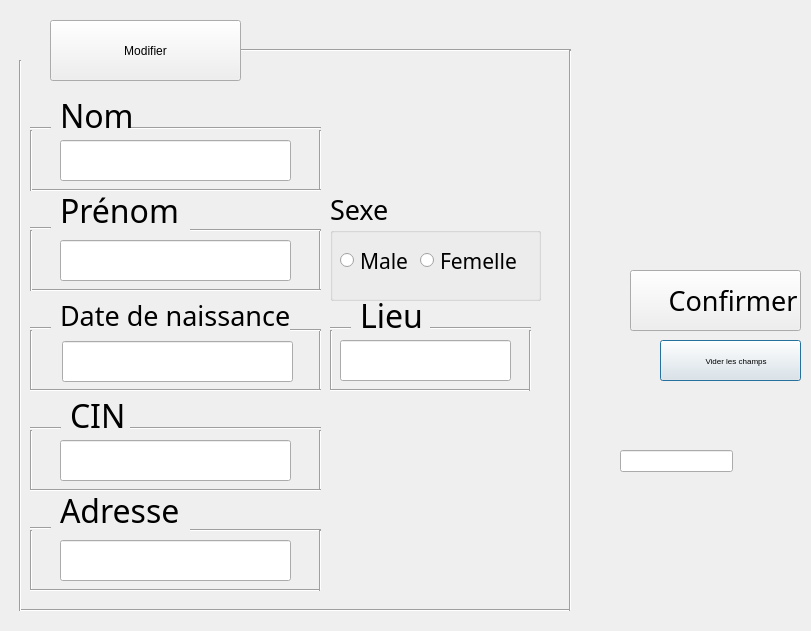
<?xml version="1.0" encoding="UTF-8"?>
<ui version="4.0">
 <class>Modifier</class>
 <widget class="QDialog" name="Modifier">
  <property name="geometry">
   <rect>
    <x>0</x>
    <y>0</y>
    <width>811</width>
    <height>631</height>
   </rect>
  </property>
  <property name="windowTitle">
   <string>Dialog</string>
  </property>
  <widget class="Line" name="line_29">
   <property name="geometry">
    <rect>
     <x>330</x>
     <y>330</y>
     <width>3</width>
     <height>61</height>
    </rect>
   </property>
   <property name="orientation">
    <enum>Qt::Vertical</enum>
   </property>
  </widget>
  <widget class="QLabel" name="label_5">
   <property name="geometry">
    <rect>
     <x>60</x>
     <y>300</y>
     <width>241</width>
     <height>31</height>
    </rect>
   </property>
   <property name="font">
    <font>
     <family>Bahnschrift</family>
     <pointsize>20</pointsize>
    </font>
   </property>
   <property name="text">
    <string>Date de naissance</string>
   </property>
  </widget>
  <widget class="Line" name="line_4">
   <property name="geometry">
    <rect>
     <x>310</x>
     <y>130</y>
     <width>20</width>
     <height>61</height>
    </rect>
   </property>
   <property name="orientation">
    <enum>Qt::Vertical</enum>
   </property>
  </widget>
  <widget class="QLineEdit" name="dateEdit">
   <property name="geometry">
    <rect>
     <x>62</x>
     <y>341</y>
     <width>231</width>
     <height>41</height>
    </rect>
   </property>
   <property name="font">
    <font>
     <pointsize>14</pointsize>
    </font>
   </property>
  </widget>
  <widget class="Line" name="line_38">
   <property name="geometry">
    <rect>
     <x>230</x>
     <y>40</y>
     <width>341</width>
     <height>20</height>
    </rect>
   </property>
   <property name="orientation">
    <enum>Qt::Horizontal</enum>
   </property>
  </widget>
  <widget class="QLabel" name="label_6">
   <property name="geometry">
    <rect>
     <x>70</x>
     <y>400</y>
     <width>111</width>
     <height>31</height>
    </rect>
   </property>
   <property name="font">
    <font>
     <family>Bahnschrift</family>
     <pointsize>24</pointsize>
    </font>
   </property>
   <property name="text">
    <string>CIN</string>
   </property>
  </widget>
  <widget class="Line" name="line_39">
   <property name="geometry">
    <rect>
     <x>20</x>
     <y>600</y>
     <width>551</width>
     <height>20</height>
    </rect>
   </property>
   <property name="orientation">
    <enum>Qt::Horizontal</enum>
   </property>
  </widget>
  <widget class="QLineEdit" name="adresseEdit">
   <property name="geometry">
    <rect>
     <x>60</x>
     <y>540</y>
     <width>231</width>
     <height>41</height>
    </rect>
   </property>
   <property name="font">
    <font>
     <pointsize>14</pointsize>
    </font>
   </property>
  </widget>
  <widget class="QLineEdit" name="SexeEdit">
   <property name="geometry">
    <rect>
     <x>620</x>
     <y>450</y>
     <width>113</width>
     <height>22</height>
    </rect>
   </property>
  </widget>
  <widget class="QLabel" name="label_8">
   <property name="geometry">
    <rect>
     <x>360</x>
     <y>300</y>
     <width>101</width>
     <height>31</height>
    </rect>
   </property>
   <property name="font">
    <font>
     <family>Bahnschrift</family>
     <pointsize>24</pointsize>
    </font>
   </property>
   <property name="text">
    <string>Lieu</string>
   </property>
  </widget>
  <widget class="Line" name="line_12">
   <property name="geometry">
    <rect>
     <x>310</x>
     <y>330</y>
     <width>20</width>
     <height>61</height>
    </rect>
   </property>
   <property name="orientation">
    <enum>Qt::Vertical</enum>
   </property>
  </widget>
  <widget class="Line" name="line_7">
   <property name="geometry">
    <rect>
     <x>310</x>
     <y>230</y>
     <width>20</width>
     <height>61</height>
    </rect>
   </property>
   <property name="orientation">
    <enum>Qt::Vertical</enum>
   </property>
  </widget>
  <widget class="Line" name="line_26">
   <property name="geometry">
    <rect>
     <x>430</x>
     <y>320</y>
     <width>101</width>
     <height>16</height>
    </rect>
   </property>
   <property name="orientation">
    <enum>Qt::Horizontal</enum>
   </property>
  </widget>
  <widget class="Line" name="line_6">
   <property name="geometry">
    <rect>
     <x>190</x>
     <y>220</y>
     <width>131</width>
     <height>20</height>
    </rect>
   </property>
   <property name="orientation">
    <enum>Qt::Horizontal</enum>
   </property>
  </widget>
  <widget class="Line" name="line_17">
   <property name="geometry">
    <rect>
     <x>310</x>
     <y>430</y>
     <width>20</width>
     <height>61</height>
    </rect>
   </property>
   <property name="orientation">
    <enum>Qt::Vertical</enum>
   </property>
  </widget>
  <widget class="Line" name="line_23">
   <property name="geometry">
    <rect>
     <x>30</x>
     <y>520</y>
     <width>21</width>
     <height>16</height>
    </rect>
   </property>
   <property name="orientation">
    <enum>Qt::Horizontal</enum>
   </property>
  </widget>
  <widget class="Line" name="line_24">
   <property name="geometry">
    <rect>
     <x>30</x>
     <y>530</y>
     <width>3</width>
     <height>61</height>
    </rect>
   </property>
   <property name="orientation">
    <enum>Qt::Vertical</enum>
   </property>
  </widget>
  <widget class="Line" name="line_30">
   <property name="geometry">
    <rect>
     <x>330</x>
     <y>380</y>
     <width>201</width>
     <height>20</height>
    </rect>
   </property>
   <property name="orientation">
    <enum>Qt::Horizontal</enum>
   </property>
  </widget>
  <widget class="Line" name="line_2">
   <property name="geometry">
    <rect>
     <x>30</x>
     <y>180</y>
     <width>291</width>
     <height>20</height>
    </rect>
   </property>
   <property name="orientation">
    <enum>Qt::Horizontal</enum>
   </property>
  </widget>
  <widget class="Line" name="line_16">
   <property name="geometry">
    <rect>
     <x>130</x>
     <y>420</y>
     <width>191</width>
     <height>16</height>
    </rect>
   </property>
   <property name="orientation">
    <enum>Qt::Horizontal</enum>
   </property>
  </widget>
  <widget class="QLabel" name="label_4">
   <property name="geometry">
    <rect>
     <x>60</x>
     <y>180</y>
     <width>131</width>
     <height>61</height>
    </rect>
   </property>
   <property name="font">
    <font>
     <family>Bahnschrift</family>
     <pointsize>24</pointsize>
    </font>
   </property>
   <property name="text">
    <string>Prénom</string>
   </property>
  </widget>
  <widget class="Line" name="line_28">
   <property name="geometry">
    <rect>
     <x>330</x>
     <y>320</y>
     <width>21</width>
     <height>16</height>
    </rect>
   </property>
   <property name="orientation">
    <enum>Qt::Horizontal</enum>
   </property>
  </widget>
  <widget class="Line" name="line_36">
   <property name="geometry">
    <rect>
     <x>10</x>
     <y>60</y>
     <width>20</width>
     <height>551</height>
    </rect>
   </property>
   <property name="orientation">
    <enum>Qt::Vertical</enum>
   </property>
  </widget>
  <widget class="Line" name="line_10">
   <property name="geometry">
    <rect>
     <x>30</x>
     <y>280</y>
     <width>291</width>
     <height>20</height>
    </rect>
   </property>
   <property name="orientation">
    <enum>Qt::Horizontal</enum>
   </property>
  </widget>
  <widget class="QGroupBox" name="groupBox">
   <property name="geometry">
    <rect>
     <x>330</x>
     <y>190</y>
     <width>211</width>
     <height>111</height>
    </rect>
   </property>
   <property name="font">
    <font>
     <family>Bahnschrift</family>
     <pointsize>20</pointsize>
    </font>
   </property>
   <property name="title">
    <string>Sexe</string>
   </property>
   <widget class="QRadioButton" name="radioMale">
    <property name="geometry">
     <rect>
      <x>10</x>
      <y>50</y>
      <width>81</width>
      <height>41</height>
     </rect>
    </property>
    <property name="font">
     <font>
      <family>Bahnschrift</family>
      <pointsize>16</pointsize>
     </font>
    </property>
    <property name="text">
     <string>Male</string>
    </property>
   </widget>
   <widget class="QRadioButton" name="radioFemelle">
    <property name="geometry">
     <rect>
      <x>90</x>
      <y>50</y>
      <width>121</width>
      <height>41</height>
     </rect>
    </property>
    <property name="font">
     <font>
      <family>Bahnschrift</family>
      <pointsize>16</pointsize>
     </font>
    </property>
    <property name="text">
     <string>Femelle</string>
    </property>
   </widget>
  </widget>
  <widget class="Line" name="line_14">
   <property name="geometry">
    <rect>
     <x>30</x>
     <y>330</y>
     <width>3</width>
     <height>61</height>
    </rect>
   </property>
   <property name="orientation">
    <enum>Qt::Vertical</enum>
   </property>
  </widget>
  <widget class="Line" name="line_3">
   <property name="geometry">
    <rect>
     <x>30</x>
     <y>130</y>
     <width>3</width>
     <height>61</height>
    </rect>
   </property>
   <property name="orientation">
    <enum>Qt::Vertical</enum>
   </property>
  </widget>
  <widget class="QLabel" name="label_2">
   <property name="geometry">
    <rect>
     <x>0</x>
     <y>0</y>
     <width>811</width>
     <height>631</height>
    </rect>
   </property>
   <property name="text">
    <string/>
   </property>
  </widget>
  <widget class="QLineEdit" name="CINEdit">
   <property name="geometry">
    <rect>
     <x>60</x>
     <y>440</y>
     <width>231</width>
     <height>41</height>
    </rect>
   </property>
   <property name="font">
    <font>
     <pointsize>14</pointsize>
    </font>
   </property>
  </widget>
  <widget class="QLabel" name="label_11">
   <property name="geometry">
    <rect>
     <x>640</x>
     <y>340</y>
     <width>41</width>
     <height>41</height>
    </rect>
   </property>
   <property name="text">
    <string/>
   </property>
  </widget>
  <widget class="Line" name="line_13">
   <property name="geometry">
    <rect>
     <x>30</x>
     <y>320</y>
     <width>21</width>
     <height>16</height>
    </rect>
   </property>
   <property name="orientation">
    <enum>Qt::Horizontal</enum>
   </property>
  </widget>
  <widget class="QLineEdit" name="LieuEdit">
   <property name="geometry">
    <rect>
     <x>340</x>
     <y>340</y>
     <width>171</width>
     <height>41</height>
    </rect>
   </property>
   <property name="font">
    <font>
     <pointsize>14</pointsize>
    </font>
   </property>
  </widget>
  <widget class="Line" name="line">
   <property name="geometry">
    <rect>
     <x>130</x>
     <y>120</y>
     <width>191</width>
     <height>16</height>
    </rect>
   </property>
   <property name="orientation">
    <enum>Qt::Horizontal</enum>
   </property>
  </widget>
  <widget class="Line" name="line_21">
   <property name="geometry">
    <rect>
     <x>190</x>
     <y>520</y>
     <width>131</width>
     <height>20</height>
    </rect>
   </property>
   <property name="orientation">
    <enum>Qt::Horizontal</enum>
   </property>
  </widget>
  <widget class="Line" name="line_37">
   <property name="geometry">
    <rect>
     <x>560</x>
     <y>50</y>
     <width>20</width>
     <height>561</height>
    </rect>
   </property>
   <property name="orientation">
    <enum>Qt::Vertical</enum>
   </property>
  </widget>
  <widget class="Line" name="line_5">
   <property name="geometry">
    <rect>
     <x>30</x>
     <y>120</y>
     <width>21</width>
     <height>16</height>
    </rect>
   </property>
   <property name="orientation">
    <enum>Qt::Horizontal</enum>
   </property>
  </widget>
  <widget class="Line" name="line_15">
   <property name="geometry">
    <rect>
     <x>30</x>
     <y>380</y>
     <width>291</width>
     <height>20</height>
    </rect>
   </property>
   <property name="orientation">
    <enum>Qt::Horizontal</enum>
   </property>
  </widget>
  <widget class="Line" name="line_25">
   <property name="geometry">
    <rect>
     <x>30</x>
     <y>580</y>
     <width>291</width>
     <height>20</height>
    </rect>
   </property>
   <property name="orientation">
    <enum>Qt::Horizontal</enum>
   </property>
  </widget>
  <widget class="Line" name="line_22">
   <property name="geometry">
    <rect>
     <x>310</x>
     <y>530</y>
     <width>20</width>
     <height>61</height>
    </rect>
   </property>
   <property name="orientation">
    <enum>Qt::Vertical</enum>
   </property>
  </widget>
  <widget class="QLabel" name="label_7">
   <property name="geometry">
    <rect>
     <x>60</x>
     <y>490</y>
     <width>151</width>
     <height>41</height>
    </rect>
   </property>
   <property name="font">
    <font>
     <family>Bahnschrift</family>
     <pointsize>24</pointsize>
    </font>
   </property>
   <property name="text">
    <string>Adresse</string>
   </property>
  </widget>
  <widget class="Line" name="line_19">
   <property name="geometry">
    <rect>
     <x>30</x>
     <y>430</y>
     <width>3</width>
     <height>61</height>
    </rect>
   </property>
   <property name="orientation">
    <enum>Qt::Vertical</enum>
   </property>
  </widget>
  <widget class="QLabel" name="label_3">
   <property name="geometry">
    <rect>
     <x>60</x>
     <y>100</y>
     <width>91</width>
     <height>31</height>
    </rect>
   </property>
   <property name="font">
    <font>
     <family>Bahnschrift</family>
     <pointsize>24</pointsize>
    </font>
   </property>
   <property name="text">
    <string>Nom</string>
   </property>
  </widget>
  <widget class="QPushButton" name="pushButton_3">
   <property name="geometry">
    <rect>
     <x>660</x>
     <y>340</y>
     <width>141</width>
     <height>41</height>
    </rect>
   </property>
   <property name="font">
    <font>
     <pointsize>6</pointsize>
    </font>
   </property>
   <property name="text">
    <string>     Vider les champs</string>
   </property>
  </widget>
  <widget class="QLabel" name="label_10">
   <property name="geometry">
    <rect>
     <x>600</x>
     <y>270</y>
     <width>61</width>
     <height>61</height>
    </rect>
   </property>
   <property name="text">
    <string/>
   </property>
  </widget>
  <widget class="QLabel" name="label">
   <property name="geometry">
    <rect>
     <x>10</x>
     <y>20</y>
     <width>61</width>
     <height>61</height>
    </rect>
   </property>
   <property name="text">
    <string/>
   </property>
  </widget>
  <widget class="Line" name="line_8">
   <property name="geometry">
    <rect>
     <x>30</x>
     <y>220</y>
     <width>21</width>
     <height>16</height>
    </rect>
   </property>
   <property name="orientation">
    <enum>Qt::Horizontal</enum>
   </property>
  </widget>
  <widget class="QPushButton" name="pushButton_2">
   <property name="geometry">
    <rect>
     <x>630</x>
     <y>270</y>
     <width>171</width>
     <height>61</height>
    </rect>
   </property>
   <property name="font">
    <font>
     <family>Bahnschrift</family>
     <pointsize>20</pointsize>
    </font>
   </property>
   <property name="text">
    <string>     Confirmer</string>
   </property>
  </widget>
  <widget class="QLineEdit" name="nomEdit">
   <property name="geometry">
    <rect>
     <x>60</x>
     <y>140</y>
     <width>231</width>
     <height>41</height>
    </rect>
   </property>
   <property name="font">
    <font>
     <pointsize>14</pointsize>
    </font>
   </property>
  </widget>
  <widget class="Line" name="line_20">
   <property name="geometry">
    <rect>
     <x>30</x>
     <y>480</y>
     <width>291</width>
     <height>20</height>
    </rect>
   </property>
   <property name="orientation">
    <enum>Qt::Horizontal</enum>
   </property>
  </widget>
  <widget class="QLineEdit" name="prenomEdit">
   <property name="geometry">
    <rect>
     <x>60</x>
     <y>240</y>
     <width>231</width>
     <height>41</height>
    </rect>
   </property>
   <property name="font">
    <font>
     <pointsize>14</pointsize>
    </font>
   </property>
  </widget>
  <widget class="Line" name="line_18">
   <property name="geometry">
    <rect>
     <x>30</x>
     <y>420</y>
     <width>31</width>
     <height>16</height>
    </rect>
   </property>
   <property name="orientation">
    <enum>Qt::Horizontal</enum>
   </property>
  </widget>
  <widget class="QPushButton" name="pushButton">
   <property name="geometry">
    <rect>
     <x>50</x>
     <y>20</y>
     <width>191</width>
     <height>61</height>
    </rect>
   </property>
   <property name="text">
    <string>Modifier</string>
   </property>
  </widget>
  <widget class="Line" name="line_11">
   <property name="geometry">
    <rect>
     <x>290</x>
     <y>320</y>
     <width>31</width>
     <height>20</height>
    </rect>
   </property>
   <property name="orientation">
    <enum>Qt::Horizontal</enum>
   </property>
  </widget>
  <widget class="Line" name="line_27">
   <property name="geometry">
    <rect>
     <x>520</x>
     <y>330</y>
     <width>20</width>
     <height>61</height>
    </rect>
   </property>
   <property name="orientation">
    <enum>Qt::Vertical</enum>
   </property>
  </widget>
  <widget class="Line" name="line_9">
   <property name="geometry">
    <rect>
     <x>30</x>
     <y>230</y>
     <width>3</width>
     <height>61</height>
    </rect>
   </property>
   <property name="orientation">
    <enum>Qt::Vertical</enum>
   </property>
  </widget>
  <zorder>SexeEdit</zorder>
  <zorder>label_2</zorder>
  <zorder>line_29</zorder>
  <zorder>label_5</zorder>
  <zorder>line_4</zorder>
  <zorder>dateEdit</zorder>
  <zorder>line_38</zorder>
  <zorder>label_6</zorder>
  <zorder>line_39</zorder>
  <zorder>adresseEdit</zorder>
  <zorder>label_8</zorder>
  <zorder>line_12</zorder>
  <zorder>line_7</zorder>
  <zorder>line_26</zorder>
  <zorder>line_6</zorder>
  <zorder>line_17</zorder>
  <zorder>line_23</zorder>
  <zorder>line_24</zorder>
  <zorder>line_30</zorder>
  <zorder>line_2</zorder>
  <zorder>line_16</zorder>
  <zorder>label_4</zorder>
  <zorder>line_28</zorder>
  <zorder>line_36</zorder>
  <zorder>line_10</zorder>
  <zorder>groupBox</zorder>
  <zorder>line_14</zorder>
  <zorder>line_3</zorder>
  <zorder>CINEdit</zorder>
  <zorder>line_13</zorder>
  <zorder>LieuEdit</zorder>
  <zorder>line</zorder>
  <zorder>line_21</zorder>
  <zorder>line_37</zorder>
  <zorder>line_5</zorder>
  <zorder>line_15</zorder>
  <zorder>line_25</zorder>
  <zorder>line_22</zorder>
  <zorder>label_7</zorder>
  <zorder>line_19</zorder>
  <zorder>label_3</zorder>
  <zorder>pushButton_3</zorder>
  <zorder>line_8</zorder>
  <zorder>pushButton_2</zorder>
  <zorder>nomEdit</zorder>
  <zorder>line_20</zorder>
  <zorder>prenomEdit</zorder>
  <zorder>line_18</zorder>
  <zorder>pushButton</zorder>
  <zorder>line_11</zorder>
  <zorder>line_27</zorder>
  <zorder>line_9</zorder>
  <zorder>label</zorder>
  <zorder>label_10</zorder>
  <zorder>label_11</zorder>
 </widget>
 <resources/>
 <connections/>
</ui>
